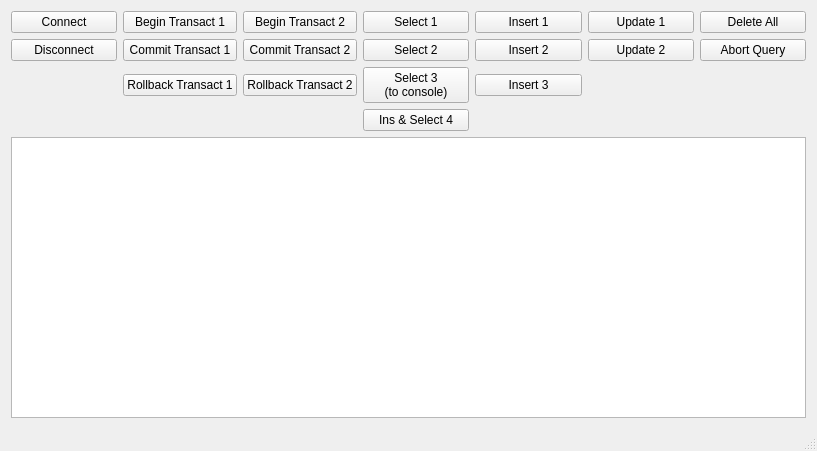
<?xml version="1.0" encoding="UTF-8"?>
<ui version="4.0">
 <class>MainWindow</class>
 <widget class="QMainWindow" name="MainWindow">
  <property name="geometry">
   <rect>
    <x>0</x>
    <y>0</y>
    <width>817</width>
    <height>451</height>
   </rect>
  </property>
  <property name="windowTitle">
   <string>Firebird Demo</string>
  </property>
  <widget class="QWidget" name="centralWidget">
   <layout class="QVBoxLayout" name="verticalLayout">
    <item>
     <layout class="QGridLayout" name="gridLayout">
      <item row="0" column="5">
       <widget class="QPushButton" name="btnUpdate1">
        <property name="text">
         <string>Update 1</string>
        </property>
       </widget>
      </item>
      <item row="1" column="1">
       <widget class="QPushButton" name="btnCommitTransact1">
        <property name="text">
         <string>Commit Transact 1</string>
        </property>
       </widget>
      </item>
      <item row="1" column="2">
       <widget class="QPushButton" name="btnCommitTransact2">
        <property name="text">
         <string>Commit Transact 2</string>
        </property>
       </widget>
      </item>
      <item row="0" column="1">
       <widget class="QPushButton" name="btnBeginTransact1">
        <property name="text">
         <string>Begin Transact 1</string>
        </property>
       </widget>
      </item>
      <item row="0" column="2">
       <widget class="QPushButton" name="btnBeginTransact2">
        <property name="text">
         <string>Begin Transact 2</string>
        </property>
       </widget>
      </item>
      <item row="0" column="0">
       <widget class="QPushButton" name="btnConnect">
        <property name="sizePolicy">
         <sizepolicy hsizetype="Preferred" vsizetype="Preferred">
          <horstretch>0</horstretch>
          <verstretch>0</verstretch>
         </sizepolicy>
        </property>
        <property name="text">
         <string>Connect</string>
        </property>
       </widget>
      </item>
      <item row="2" column="3">
       <widget class="QPushButton" name="btnSelect3">
        <property name="text">
         <string>Select 3
(to console)</string>
        </property>
       </widget>
      </item>
      <item row="0" column="4">
       <widget class="QPushButton" name="btnInsert1">
        <property name="text">
         <string>Insert 1</string>
        </property>
       </widget>
      </item>
      <item row="1" column="3">
       <widget class="QPushButton" name="btnSelect2">
        <property name="text">
         <string>Select 2</string>
        </property>
       </widget>
      </item>
      <item row="1" column="0">
       <widget class="QPushButton" name="btnDisconnect">
        <property name="sizePolicy">
         <sizepolicy hsizetype="Preferred" vsizetype="Preferred">
          <horstretch>0</horstretch>
          <verstretch>0</verstretch>
         </sizepolicy>
        </property>
        <property name="text">
         <string>Disconnect</string>
        </property>
       </widget>
      </item>
      <item row="1" column="6">
       <widget class="QPushButton" name="btnAbortQuery">
        <property name="text">
         <string>Abort Query</string>
        </property>
       </widget>
      </item>
      <item row="1" column="5">
       <widget class="QPushButton" name="btnUpdate2">
        <property name="text">
         <string>Update 2</string>
        </property>
       </widget>
      </item>
      <item row="1" column="4">
       <widget class="QPushButton" name="btnInsert2">
        <property name="text">
         <string>Insert 2</string>
        </property>
       </widget>
      </item>
      <item row="2" column="4">
       <widget class="QPushButton" name="btnInsert3">
        <property name="text">
         <string>Insert 3</string>
        </property>
       </widget>
      </item>
      <item row="0" column="6">
       <widget class="QPushButton" name="btnDeleteAll">
        <property name="text">
         <string>Delete All</string>
        </property>
       </widget>
      </item>
      <item row="2" column="1">
       <widget class="QPushButton" name="btnRollbackTransact1">
        <property name="text">
         <string>Rollback Transact 1</string>
        </property>
       </widget>
      </item>
      <item row="2" column="2">
       <widget class="QPushButton" name="btnRollbackTransact2">
        <property name="text">
         <string>Rollback Transact 2</string>
        </property>
       </widget>
      </item>
      <item row="0" column="3">
       <widget class="QPushButton" name="btnSelect1">
        <property name="text">
         <string>Select 1</string>
        </property>
       </widget>
      </item>
      <item row="3" column="3">
       <widget class="QPushButton" name="btnInsAndSelect4">
        <property name="text">
         <string>Ins &amp;&amp; Select 4</string>
        </property>
       </widget>
      </item>
     </layout>
    </item>
    <item>
     <widget class="QTableView" name="tableView">
      <property name="sizePolicy">
       <sizepolicy hsizetype="Expanding" vsizetype="Expanding">
        <horstretch>0</horstretch>
        <verstretch>0</verstretch>
       </sizepolicy>
      </property>
     </widget>
    </item>
   </layout>
  </widget>
  <widget class="QMenuBar" name="menuBar">
   <property name="geometry">
    <rect>
     <x>0</x>
     <y>0</y>
     <width>817</width>
     <height>23</height>
    </rect>
   </property>
  </widget>
  <widget class="QStatusBar" name="statusBar"/>
 </widget>
 <layoutdefault spacing="6" margin="11"/>
 <resources/>
 <connections/>
</ui>
